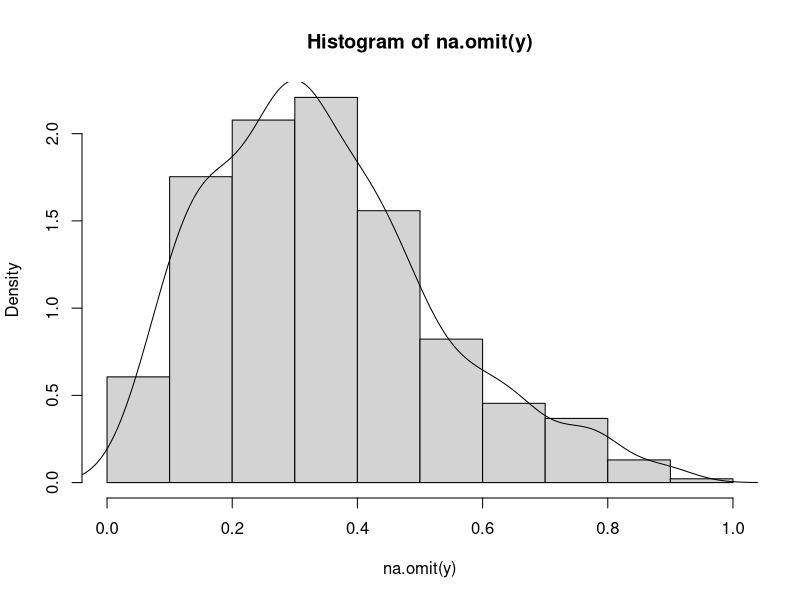

Write the R code that produced this figure.
#ch4 generating random variables

#ex1- binomial n=10, p =0.7
n=10
p =0.7


#simulate binomial rv with n, p
gbin = function(number, p,n){
x = c()

for (k in 1 : number){
  c=p/(1-p)
  pr = (1-p)^n
  F= pr
  u= runif(1)

#actually can pre-compute the cdf 
for (i in 0:n){
  if(u <F){
    x = c(x,i)
    break
  }
  else{
    pr = c*(n-i)/(i+1)*pr
    F = F+pr
  }
  }
}

x
}


#simulate exp(k)

simexp = function(number, lambda)
{
  u = runif(number)
  x = -1/lambda*log(u)
  x
}

#simulate Gamma(n,lambda)
simGamma=  function(number,n,lambda)
{
  x = simexp(number,lambda)
  for(i in 1:n-1) x = x+simexp(number,lambda)
  
  x
}


#simulate f(x)=20x(1-x)^3 0<x<1 by using u(0,1)
k<- 1000   #target number of variable
x <- c(rep(0,k)) 
u1 <- c(rep(0,k))  #g
u2 <- c(rep(0,k)) 
c1 <- 0
y <- c(rep(NA,k))

for(i in 1:k)
{
  u1[i]=runif(1)
  u2[i]=runif(1)
  
  if(u2[i]<(256/27)*u1[i]*(1-u1[i])^3) x[i]=u1[i]   #meet the condition, x =y
  if(x[i]==0) c1=c1+1 #count number of rejected y values 

}
c1/k  #reject rate, expect: 64/135
for (i in 1:k)
{
if (x[i] != 0 ) y[i] <- x[i]
}
y[1:20]
hist(na.omit(y) ,prob=T)
lines(density(na.omit(y)))

#generare multivariate normal





